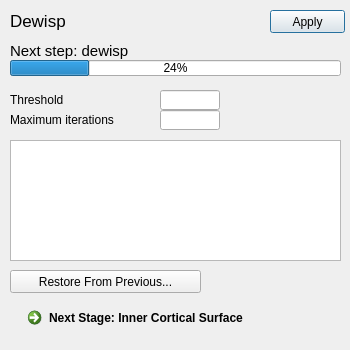
<?xml version="1.0" encoding="UTF-8"?>
<ui version="4.0">
 <class>DewispDialog</class>
 <widget class="QDialog" name="DewispDialog">
  <property name="geometry">
   <rect>
    <x>0</x>
    <y>0</y>
    <width>350</width>
    <height>350</height>
   </rect>
  </property>
  <property name="windowTitle">
   <string>Dewisp</string>
  </property>
  <widget class="QCommandLinkButton" name="nextTool">
   <property name="geometry">
    <rect>
     <x>20</x>
     <y>300</y>
     <width>321</width>
     <height>40</height>
    </rect>
   </property>
   <property name="text">
    <string>Next Stage: Inner Cortical Surface</string>
   </property>
  </widget>
  <widget class="QLabel" name="label_5">
   <property name="geometry">
    <rect>
     <x>10</x>
     <y>10</y>
     <width>241</width>
     <height>21</height>
    </rect>
   </property>
   <property name="font">
    <font>
     <pointsize>13</pointsize>
    </font>
   </property>
   <property name="text">
    <string>Dewisp</string>
   </property>
  </widget>
  <widget class="QProgressBar" name="progressBar">
   <property name="geometry">
    <rect>
     <x>10</x>
     <y>60</y>
     <width>331</width>
     <height>16</height>
    </rect>
   </property>
   <property name="value">
    <number>24</number>
   </property>
  </widget>
  <widget class="QLabel" name="stepNameText">
   <property name="geometry">
    <rect>
     <x>10</x>
     <y>40</y>
     <width>291</width>
     <height>21</height>
    </rect>
   </property>
   <property name="font">
    <font>
     <pointsize>11</pointsize>
    </font>
   </property>
   <property name="text">
    <string>Next step: dewisp</string>
   </property>
  </widget>
  <widget class="QPushButton" name="applyButton">
   <property name="geometry">
    <rect>
     <x>270</x>
     <y>10</y>
     <width>75</width>
     <height>23</height>
    </rect>
   </property>
   <property name="text">
    <string>Apply</string>
   </property>
   <property name="default">
    <bool>true</bool>
   </property>
  </widget>
  <widget class="QLineEdit" name="dewispMaximumIterationsEditBox">
   <property name="geometry">
    <rect>
     <x>160</x>
     <y>110</y>
     <width>60</width>
     <height>20</height>
    </rect>
   </property>
   <property name="toolTip">
    <string/>
   </property>
  </widget>
  <widget class="QLabel" name="label">
   <property name="geometry">
    <rect>
     <x>10</x>
     <y>90</y>
     <width>141</width>
     <height>20</height>
    </rect>
   </property>
   <property name="text">
    <string>Threshold</string>
   </property>
  </widget>
  <widget class="QTextEdit" name="statusBoxTextEdit">
   <property name="geometry">
    <rect>
     <x>10</x>
     <y>140</y>
     <width>331</width>
     <height>121</height>
    </rect>
   </property>
   <property name="readOnly">
    <bool>true</bool>
   </property>
  </widget>
  <widget class="QLineEdit" name="dewispThresholdEditBox">
   <property name="geometry">
    <rect>
     <x>160</x>
     <y>90</y>
     <width>60</width>
     <height>20</height>
    </rect>
   </property>
   <property name="toolTip">
    <string/>
   </property>
  </widget>
  <widget class="QPushButton" name="restoreFromPreviousSessionButton">
   <property name="geometry">
    <rect>
     <x>10</x>
     <y>270</y>
     <width>191</width>
     <height>23</height>
    </rect>
   </property>
   <property name="text">
    <string>Restore From Previous...</string>
   </property>
  </widget>
  <widget class="QLabel" name="label_2">
   <property name="geometry">
    <rect>
     <x>10</x>
     <y>110</y>
     <width>141</width>
     <height>20</height>
    </rect>
   </property>
   <property name="text">
    <string>Maximum iterations</string>
   </property>
  </widget>
 </widget>
 <resources/>
 <connections/>
</ui>
